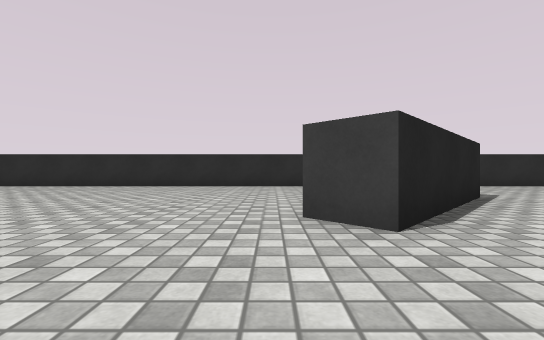
[1] (above)

23 first-person views from a walk through a scene from a Unity 3-D project. The camera is 0.51 m above the floor, looks level and sees 90° across. The floor is counted in squares, 1 m on a side. Each view is taken from the middle of a square. On the plan, view 1 faces up. The plan holds only what a view shows up to about 9 squares ahead; the rest is blank. The place goes on beyond the plan. The player character is not drawn. Surface patterns are stand-ins for the level's own textures.

[2]
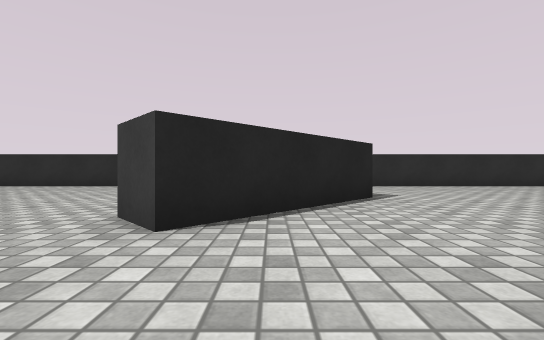

[3]
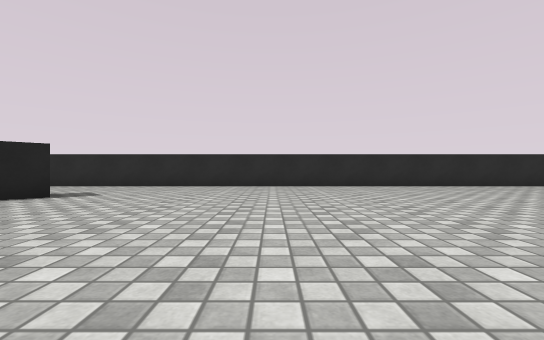

[4]
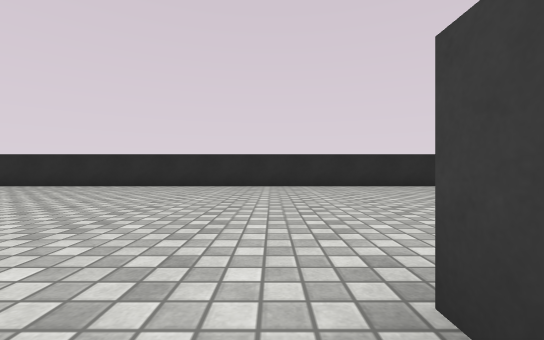

[5]
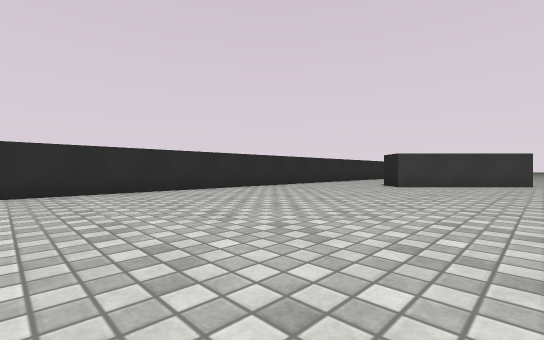

[6]
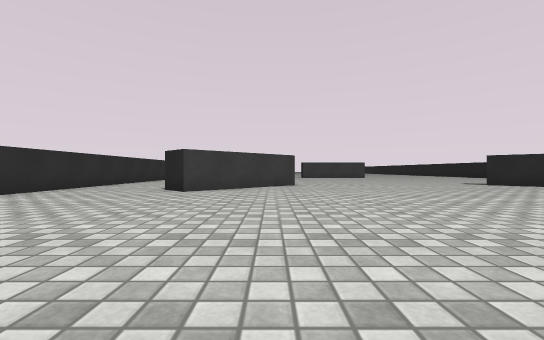

[7]
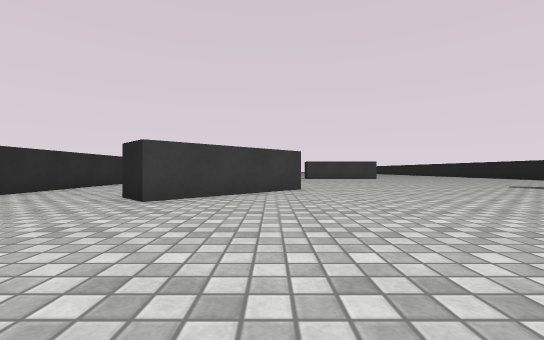

[8]
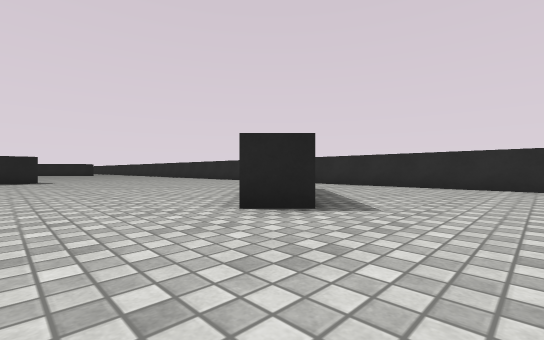

[9]
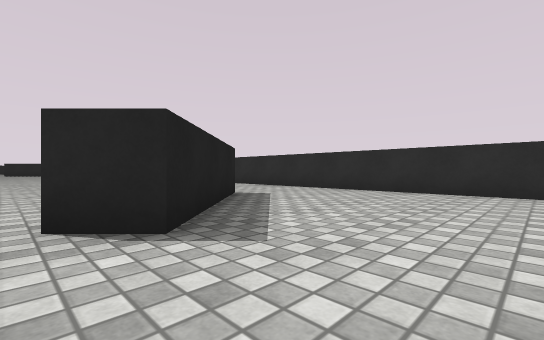

[10]
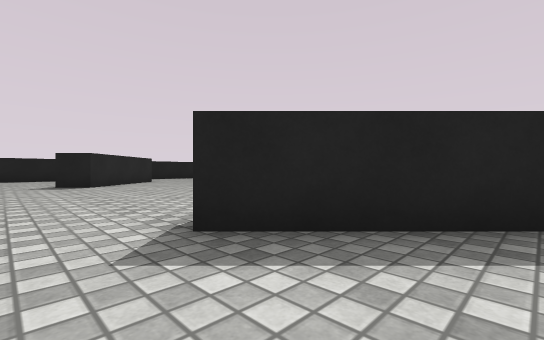

[11]
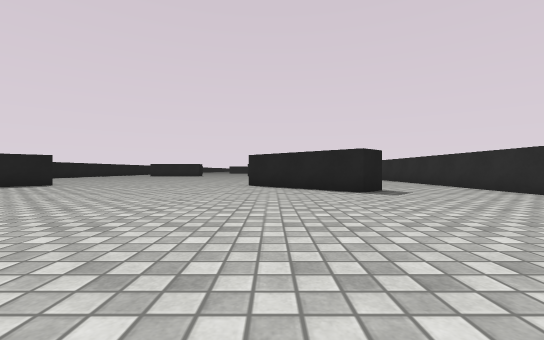

[12]
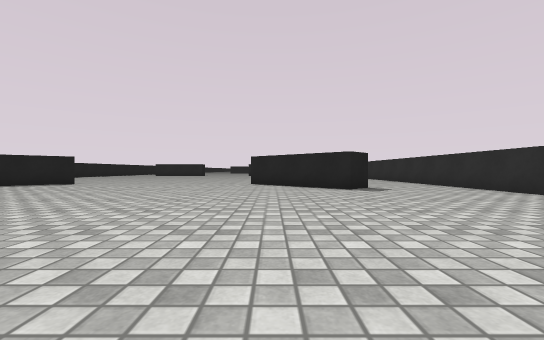

[13]
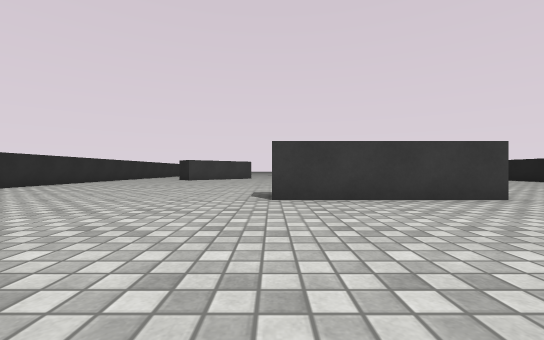

[14]
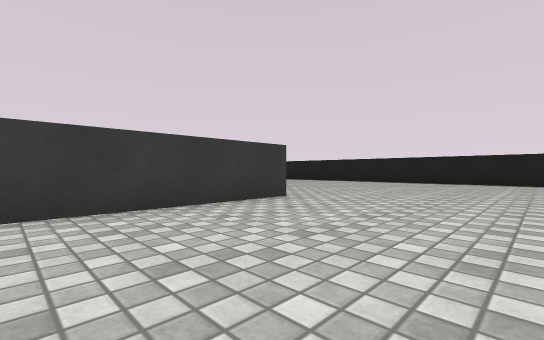

[15]
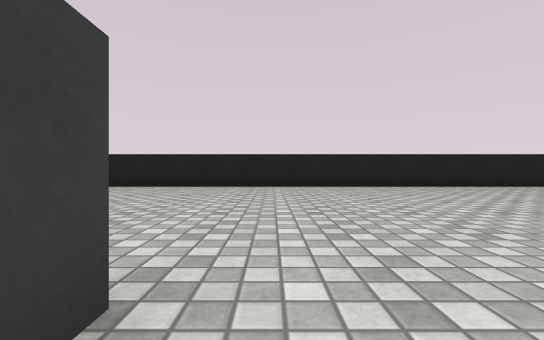

[16]
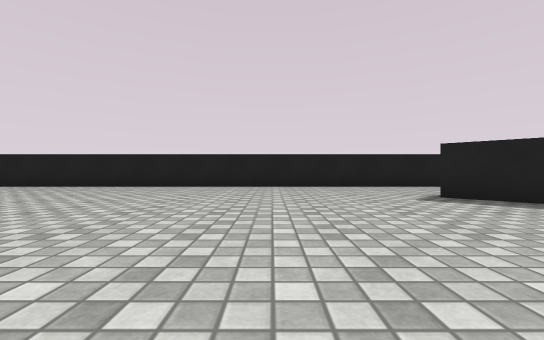

[17]
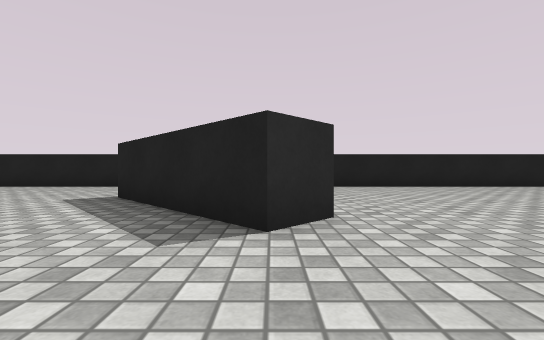

[18]
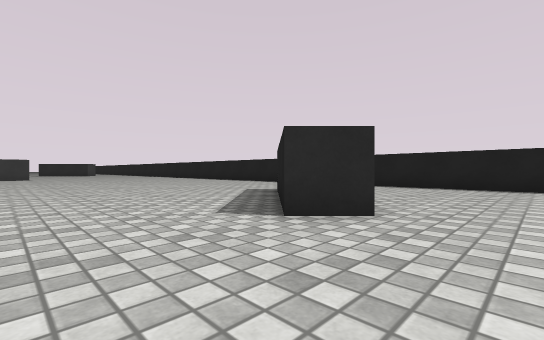

[19]
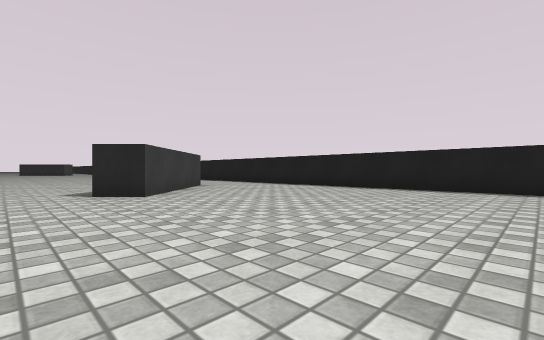

[20]
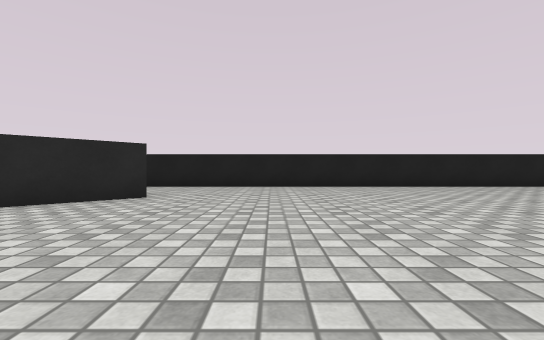

[21]
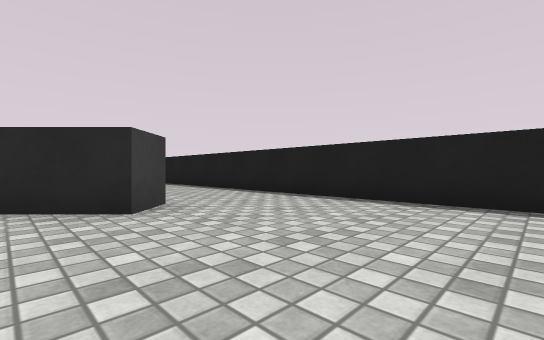

[22]
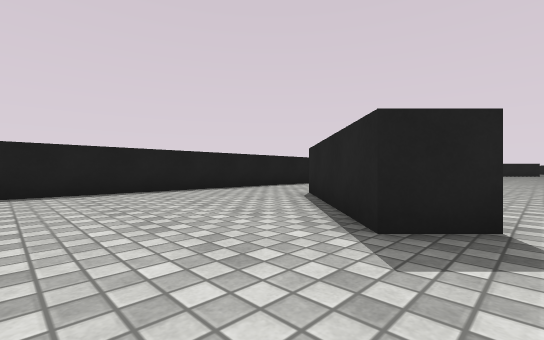

[23]
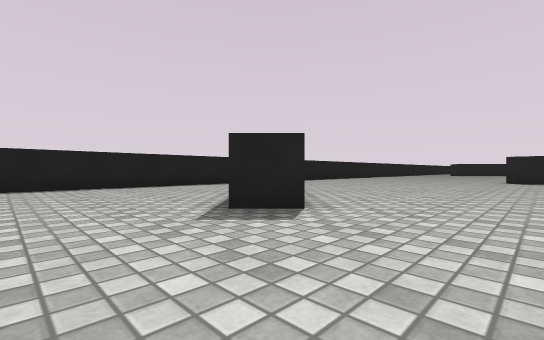

### Floor plan
Points are (right, up) in squares from view 1. A wall is a line through its corners. A room is listed if a view was taken in it or the views show most of it. See-through windows are left out.
Room 1 (views 1, 2, 3, 4, 5, 6, 7, 8, 9, 10, 11, 12, 13, 14, 15, 16, 17, 18, 19, 20, 21, 22, 23)
walls: (16.6, -3) (16.6, 1); (3.2, 5.8) (3.9, 5.1) (1, 2.2) (0.3, 3); (3, -7.7) (0.3, -4.9) (1, -4.2) (3.9, -7.1); (25.3, -7.1) (28.2, -4.2) (28.9, -4.9) (26, -7.8) (25.3, -7.1); (25.3, 5.1) (26, 5.8) (28.9, 2.9) (28.2, 2.2) (25.3, 5.1); (31, 8.5) (-5.5, 8.5); (-5.5, -10.5) (31, -10.5)

Where each view was taken, in squares from view 1:
view 1: 0 up, 0 right, facing up
view 2: 0 up, 2 right, facing up
view 3: 0 up, 8 right, facing up
view 4: 0 up, 16 right, facing up
view 5: 2 up, 17 right, facing up-right
view 6: 3 up, 19 right, facing right
view 7: 3 up, 21 right, facing right
view 8: 0 up, 31 right, facing up-left
view 9: 2 up, 31 right, facing up-left
view 10: 5 up, 30 right, facing down-left
view 11: 3 up, 10 right, facing left
view 12: 3 up, 11 right, facing left
view 13: 1 up, 12 right, facing right
view 14: 1 up, 13 right, facing down-right
view 15: 2 down, 16 right, facing down
view 16: 2 down, 7 right, facing down
view 17: 2 down, 1 right, facing down
view 18: 2 down, 1 left, facing down-right
view 19: 3 down, 5 left, facing down-right
view 20: 2 down, 23 right, facing down
view 21: 6 down, 22 right, facing down-right
view 22: 4 down, 31 right, facing down-left
view 23: 2 down, 31 right, facing down-left
